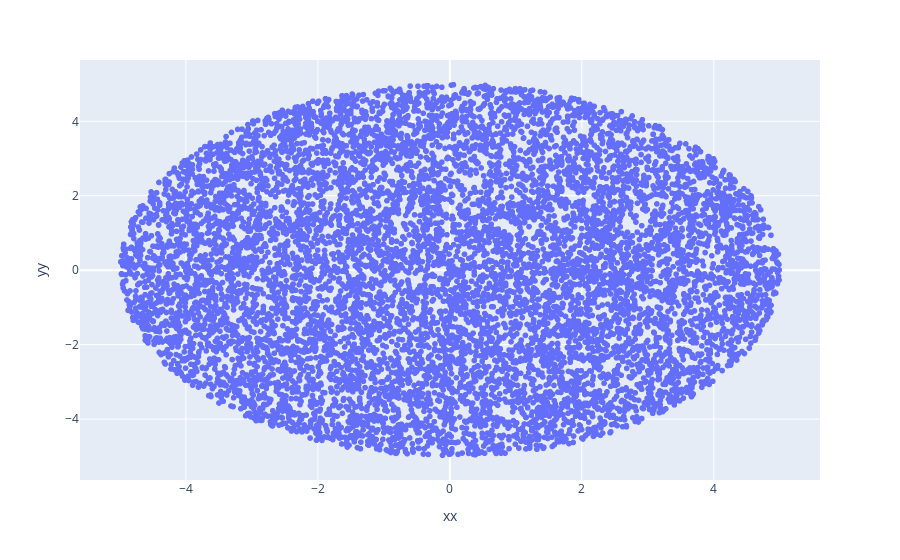

The notebook cell this image was saved under:
### Code cell
px.scatter(df, x='xx', y='yy')

### Figure 1 — Plotly figure (JSON) as saved in the notebook; plotly's stock layout.template omitted (floating-point values rounded to 4 significant figures; data arrays with more than 128 entries replaced by an {"elided": "..."} marker saying what was removed)
{"data": [{"hovertemplate": "xx=%{x}<br>yy=%{y}<extra></extra>", "legendgroup": "", "marker": {"color": "#636efa", "symbol": "circle"}, "mode": "markers", "name": "", "showlegend": false, "x": {"elided": "10000 float values"}, "xaxis": "x", "y": {"elided": "10000 float values"}, "yaxis": "y", "type": "scattergl"}], "layout": {"xaxis": {"anchor": "y", "domain": [0.0, 1.0], "title": {"text": "xx"}}, "yaxis": {"anchor": "x", "domain": [0.0, 1.0], "title": {"text": "yy"}}, "legend": {"tracegroupgap": 0}, "margin": {"t": 60}}}
